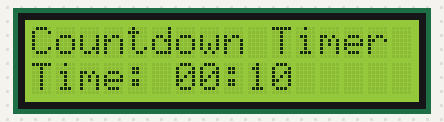
This sketch was run on a simulated Arduino Uno, built with avr-gcc and run on an emulated ATmega328P. Shown: 16×2 character LCD.

Above: at 0.1 s.
At 2.2 s:
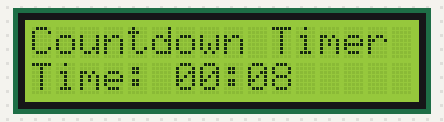
At 3.2 s:
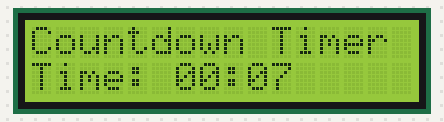
At 5.2 s:
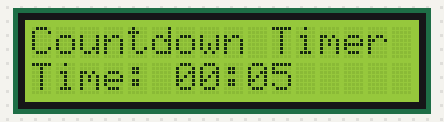
At 8.2 s:
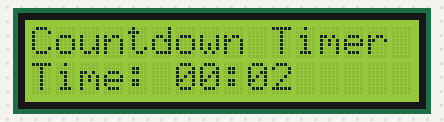
At 11.3 s:
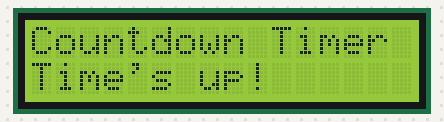

The sketch:

Countdown_Timer.ino
```cpp
#include <Wire.h>
#include <LiquidCrystal_I2C.h>

LiquidCrystal_I2C lcd(0x27,16,2);  // set the LCD address to 0x27 for a 16 chars and 2 line display

void setup() {
  lcd.init();   // initialize the lcd
  lcd.backlight();
  lcd.setCursor(0, 0);
  lcd.print("Countdown Timer");
}

void loop() {
  for (int i = 10; i >= 0; i--) {
    lcd.setCursor(0, 1);
    lcd.print("Time: 00:");
    if (i < 10) lcd.print("0");
    lcd.print(i);
    delay(1000);
  }

  lcd.setCursor(0, 1);
  lcd.print("Time's up!      ");
  delay(2000);
}
```

Measured:
- by itself, everything shown: repeats every 13.1 s, in 12 steps
- what the display in image 1 shows lasts 1.0 s, from 2.1 s to 3.1 s
- what the display in image 5 shows lasts 2.0 s, from 11.2 s to 13.2 s
